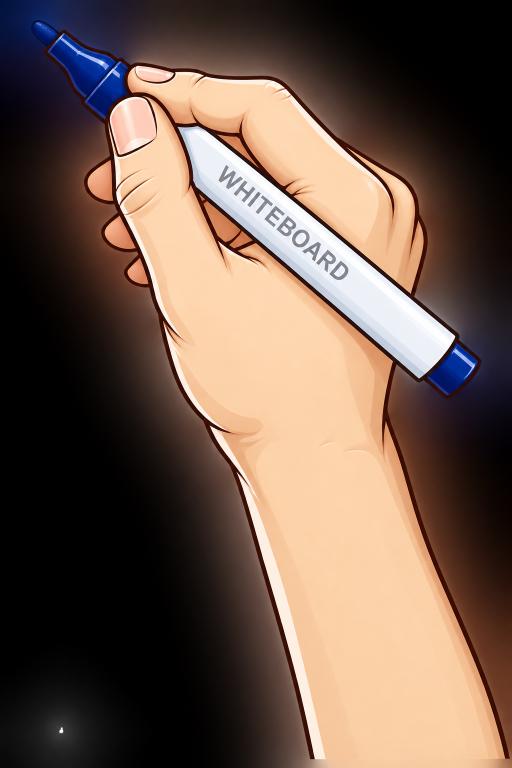
#> input picture kivy/data/images/drawing-hand.png, 1024 x 1536 px (shown at 1/2 size); its folder holds only this picture in this run
$ python render_native_character_and_text_animation.py
#> lines starting #> are read from the running program, lines starting #| are printed output that depends on the picture; after the words box and inside, x2 and y2 are one past the last pixel; in counts of white or black regions, pixels touching at a corner belong together
### core/render_engine/render/hand_compositor.py
"""
Hand Compositor — Fast Alpha Blending of Drawing Hand Sprite onto Live Canvas.
"""
import os
import cv2
import numpy as np
from typing import Optional, Tuple


def load_hand_asset_bgra(hand_path: str, mask_path: str) -> Optional[np.ndarray]:
    """Loads drawing hand image and attaches its alpha mask."""
#> called with hand_path = 'kivy/data/images/drawing-hand.png', mask_path = 'kivy/data/images/hand-mask.png'
    if not os.path.exists(hand_path):
        return None
    try:
        hand_bytes = np.fromfile(str(hand_path), dtype=np.uint8)
        hand_img = cv2.imdecode(hand_bytes, cv2.IMREAD_COLOR)
#> hand_img is the input picture: shape (1536, 1024, 3); mean B, G, R 76.6, 89.1, 109.9
        if hand_img is None:
            return None

        hh, hw = hand_img.shape[:2]
#> hh = 1536; hw = 1024

        if os.path.exists(mask_path):
            mask_bytes = np.fromfile(str(mask_path), dtype=np.uint8)
            mask_img = cv2.imdecode(mask_bytes, cv2.IMREAD_GRAYSCALE)
            if mask_img is not None:
                if mask_img.shape[:2] != (hh, hw):
                    mask_img = cv2.resize(mask_img, (hw, hh), interpolation=cv2.INTER_LINEAR)
                b, g, r = cv2.split(hand_img)
                return cv2.merge([b, g, r, mask_img])

        # Default fallback alpha channel
        gray = cv2.cvtColor(hand_img, cv2.COLOR_BGR2GRAY)
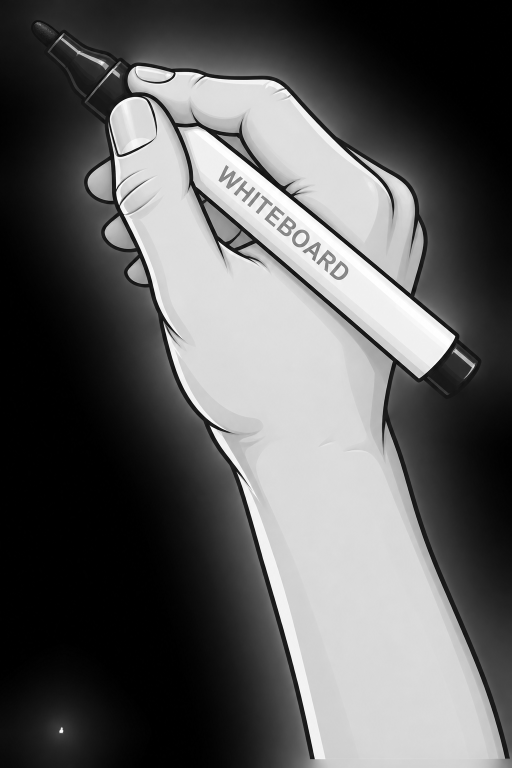
#> gray: shape (1536, 1024) (shown at 1/2 size); min 0, max 255, mean 93.9
        _, alpha = cv2.threshold(gray, 20, 255, cv2.THRESH_BINARY)
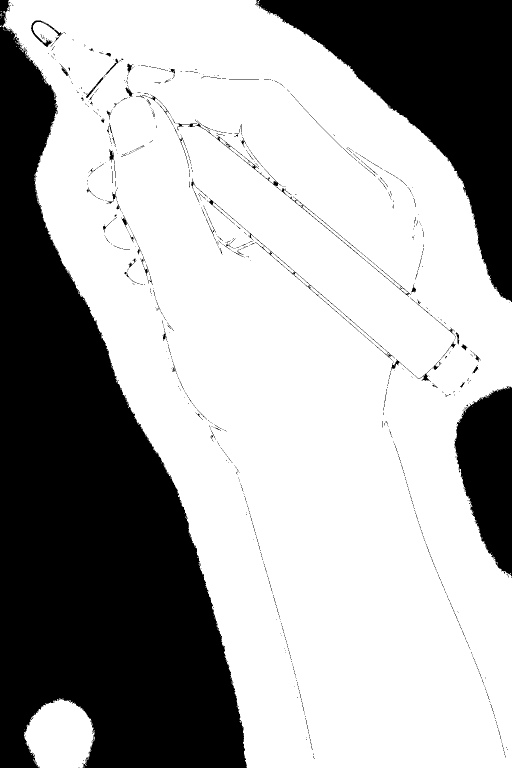
#> alpha: shape (1536, 1024) (shown at 1/2 size); 66.1% white; 1138 black regions (1044 under 20 px), largest, box (x1, y1, x2, y2) and area: (0, 0, 494, 1536) 374638, (511, 0, 1024, 604) 118165, (909, 772, 1024, 1152) 29885
        b, g, r = cv2.split(hand_img)
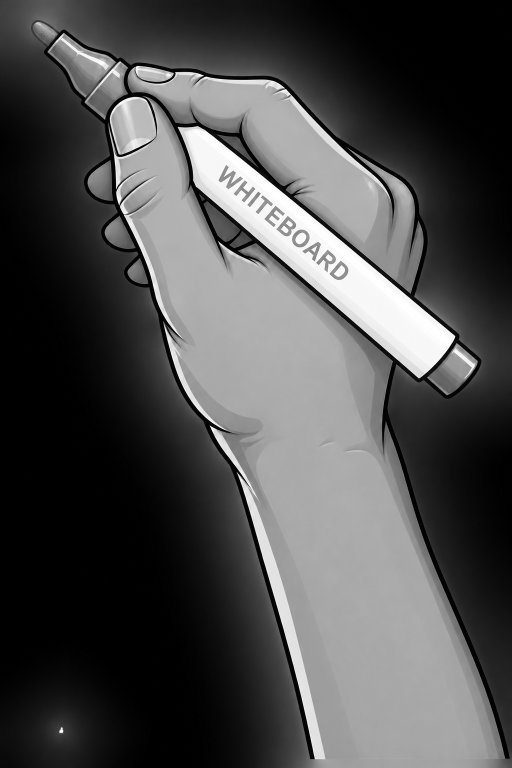
#> b: shape (1536, 1024) (shown at 1/2 size); min 0, max 255, mean 76.6
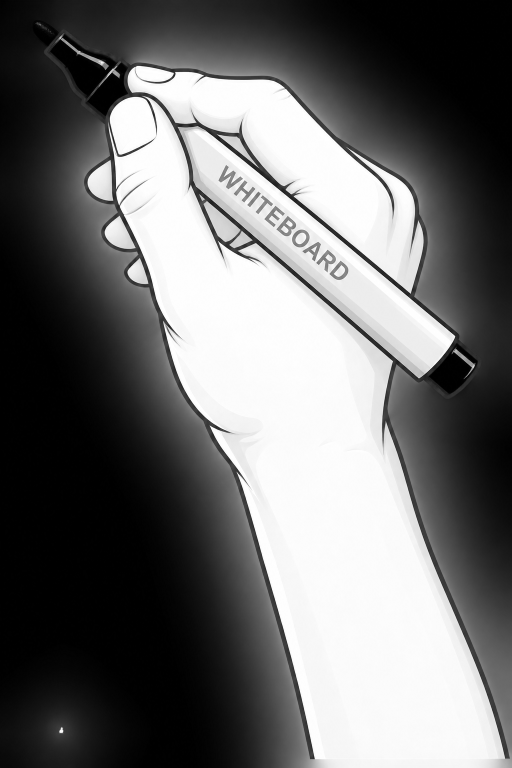
#> r: shape (1536, 1024) (shown at 1/2 size); min 0, max 255, mean 109.9
        return cv2.merge([b, g, r, alpha])
    except Exception as e:
        print(f"[HandCompositor] Error loading hand asset: {e}")
        return None


# [37 lines left out: function composite_hand_on_canvas_fast, not called in this run]

### experiments/draw_priority/downstream_artifact_consumer.py
"""
Phase 5 — Downstream Artifact Consumer (High-Precision Coherent Line Architecture)
File: experiments/draw_priority/downstream_artifact_consumer.py

Consumes EXCLUSIVELY:
- Step 3: Graphics Layer (pXX_01_graphics.png)
- Step 4: Typography Layer (pXX_02_typography.png)

Maintains Strict Semantic Line Coherence:
- Preserves whole text lines and bullet points as atomic thought units.
- Eliminates fragmented word scrambling.
- Guarantees natural pedagogical sequence: Title -> Subject/Character -> Container -> Top-to-Bottom Lines -> Accents.
"""
import os
import sys
import cv2
import numpy as np
from typing import List, Dict, Any, Optional

PIPELINE_RESULTS_DIR = r"E:\image_to_animate\experiments\results\all_12_panels_pipeline"


class UnifiedEntity:
    """Represents a discrete visual entity discovered by Step 3 or Step 4."""
    # [45 lines left out: functions __init__, to_dict, not called in this run]


class DownstreamArtifactConsumer:
    @staticmethod
    def load_panel_artifacts(panel_id: int) -> Dict[str, Any]:
        """Loads strictly from Step 3 and Step 4 outputs."""
        p_dir = os.path.join(PIPELINE_RESULTS_DIR, f"panel_{panel_id:02d}")
        gfx_path = os.path.join(p_dir, f"p{panel_id:02d}_01_graphics.png")
        txt_path = os.path.join(p_dir, f"p{panel_id:02d}_02_typography.png")

        if not os.path.exists(gfx_path) or not os.path.exists(txt_path):
#> (the run stopped early here; a loop or call above may not have finished)
